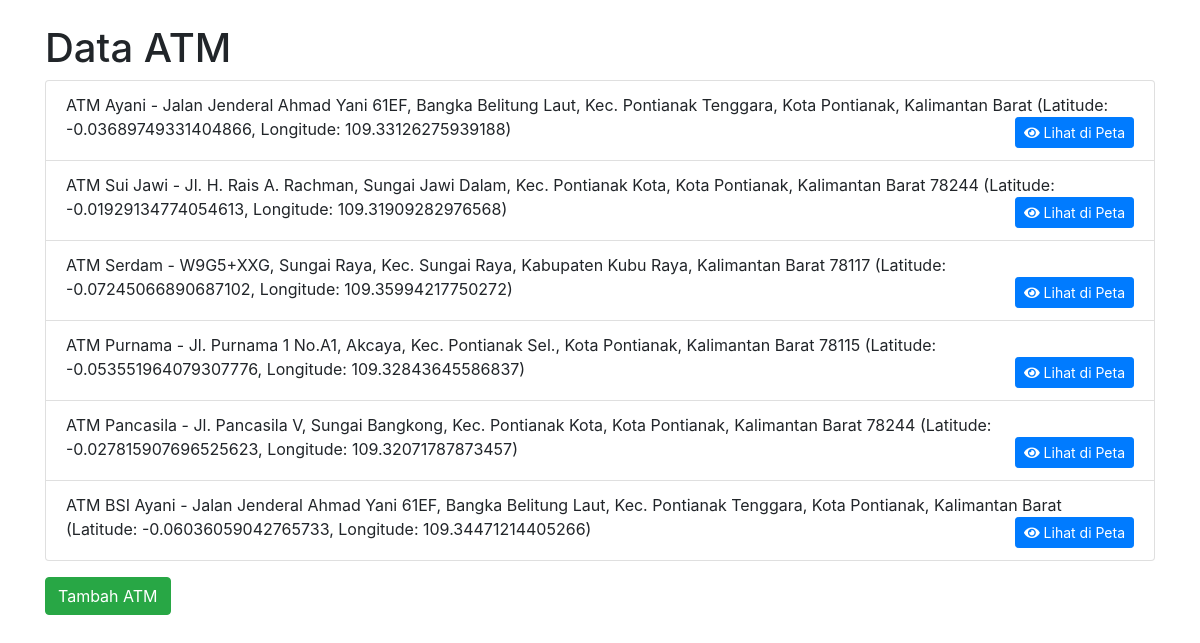
Page /atm/lihat/ on the committed database.
### atm_app/models.py (models this page shows)
class ATM(models.Model):
    namaATM = models.CharField(max_length=100)
    alamat = models.CharField(max_length=200)
    latitude = models.FloatField()
    longitude = models.FloatField()

### atm_app/views.py (the view)
# urls.py: path('lihat/', views.lihat_atm, name='lihat_atm'),
def lihat_atm(request):
    data_atm = ATM.objects.all()
    return render(request, 'atm_app/lihat.html', {'data_atm': data_atm})

### atm_app/templates/atm_app/lihat.html (shortened to what this page needs)
<!DOCTYPE html>
<html>
    <head>
        <link rel="stylesheet" href="https://maxcdn.bootstrapcdn.com/bootstrap/4.0.0/css/bootstrap.min.css" />
        <link rel="stylesheet" href="https://cdnjs.cloudflare.com/ajax/libs/font-awesome/5.15.1/css/all.min.css" />
    </head>
    <body>
        <div class="container">
            <h1 class="mt-4">Data ATM</h1>
            <ul class="list-group">
                {% for atm in data_atm %}
                <li class="list-group-item">
                    {{ atm.namaATM }} - {{ atm.alamat }} (Latitude: {{ atm.latitude }}, Longitude: {{ atm.longitude }})
                    <a href="{% url 'tampilkan_peta' %}?latitude={{ atm.latitude }}&longitude={{ atm.longitude }}" class="btn btn-primary btn-sm float-right"> <i class="fa fa-eye"></i> Lihat di Peta </a>
                </li>
                {% empty %}
                <li class="list-group-item">Tidak ada data ATM.</li>
                {% endfor %}
            </ul>
            <a href="{% url 'tambah_atm' %}" class="btn btn-success mt-3">Tambah ATM</a>
        </div>
    </body>
</html>

### rows in the picture
ATM: namaATM "ATM Ayani", alamat "Jalan Jenderal Ahmad Yani 61EF, Bangka Belitung Laut, Kec. Pontianak Tenggara, Kota Pontianak, Kalimantan Barat", latitude "-0.03689749331404866", longitude "109.33126275939188"
ATM: namaATM "ATM Sui Jawi", alamat "Jl. H. Rais A. Rachman, Sungai Jawi Dalam, Kec. Pontianak Kota, Kota Pontianak, Kalimantan Barat 78244", latitude "-0.01929134774054613", longitude "109.31909282976568"
ATM: namaATM "ATM Serdam", alamat "W9G5+XXG, Sungai Raya, Kec. Sungai Raya, Kabupaten Kubu Raya, Kalimantan Barat 78117", latitude "-0.07245066890687102", longitude "109.35994217750272"
ATM: namaATM "ATM Purnama", alamat "Jl. Purnama 1 No.A1, Akcaya, Kec. Pontianak Sel., Kota Pontianak, Kalimantan Barat 78115", latitude "-0.053551964079307776", longitude "109.32843645586837"
ATM: namaATM "ATM Pancasila", alamat "Jl. Pancasila V, Sungai Bangkong, Kec. Pontianak Kota, Kota Pontianak, Kalimantan Barat 78244", latitude "-0.027815907696525623", longitude "109.32071787873457"
ATM: namaATM "ATM BSI Ayani", alamat "Jalan Jenderal Ahmad Yani 61EF, Bangka Belitung Laut, Kec. Pontianak Tenggara, Kota Pontianak, Kalimantan Barat", latitude "-0.06036059042765733", longitude "109.34471214405266"
